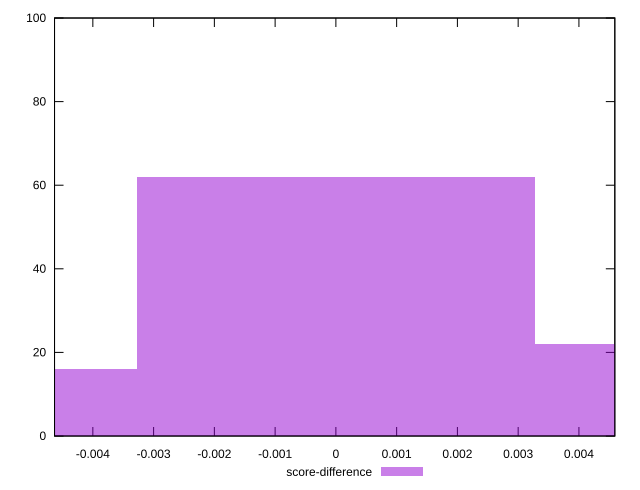

The script that saved this image:
reset

$scoreDifference <<EOF
0 62
0.006544077348599932 22
-0.006544077348599932 16
EOF

set key outside below
set boxwidth 0.006544077348599932
set xrange [-0.004630554463609049:0.004590888503434143]
set yrange [0:100]
set trange [0:100]
set style fill transparent solid 0.5 noborder
set terminal svg size 640, 490 enhanced background rgb 'white'
set output "reprap/total-blocking-time/samples/pages+cached+nointeractive/score-difference/histogram.svg"

plot $scoreDifference title "score-difference" with boxes

reset
